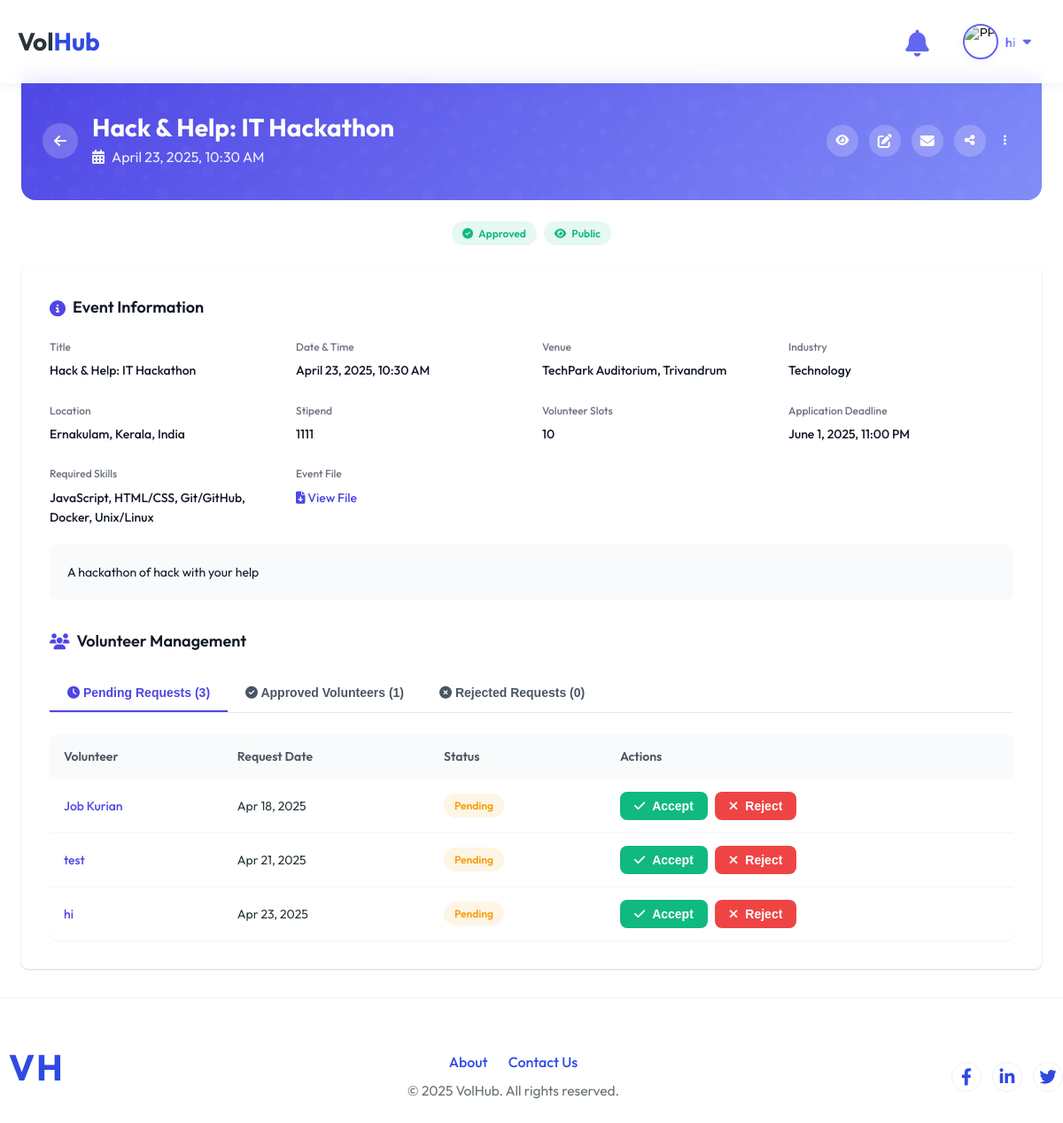
Page /User/event-action/1/ (signed in) on the committed database.
### User/models.py (models this page shows)
class tbl_event(models.Model):
    event_title=models.CharField(max_length=30)
    event_content=models.CharField(max_length=30)
    event_datetime=models.DateTimeField()
    event_file=models.FileField(upload_to="Assets/Files/User")
    event_created_at = models.DateTimeField(auto_now_add=True)
    event_venue=models.CharField(max_length=30)
    event_city=models.ForeignKey(tbl_city,on_delete=models.CASCADE)
    event_stipend=models.CharField(max_length=30)
    event_status=models.IntegerField(default=0)
    industry=models.ForeignKey(tbl_industry,on_delete=models.CASCADE)
    user=models.ForeignKey(tbl_user,on_delete=models.CASCADE)
    volunteer_slots=models.PositiveIntegerField(default=1)
    required_skills=models.ManyToManyField(tbl_skill)
    application_deadline=models.DateTimeField()
    visibility=models.IntegerField(default=1)

class tbl_industry(models.Model):
    industry_name = models.CharField(max_length=100, unique=True)

class tbl_skill(models.Model):
    industry = models.ForeignKey(tbl_industry, on_delete=models.CASCADE, related_name="skills")
    skill_name = models.CharField(max_length=100)

class tbl_request(models.Model):
    request_datetime = models.DateTimeField(auto_now_add=True)
    event = models.ForeignKey(tbl_event, on_delete=models.CASCADE, related_name='requests')
    user = models.ForeignKey(tbl_user, on_delete=models.CASCADE, related_name='volunteer_requests')
    request_status = models.IntegerField(default=0)

### Admin/models.py (models this page shows)
class tbl_city(models.Model):
    name = models.CharField(max_length=100)
    state = models.ForeignKey(tbl_state, on_delete=models.CASCADE)

class tbl_state(models.Model):
    name = models.CharField(max_length=100)
    country = models.ForeignKey(tbl_country, on_delete=models.CASCADE)

class tbl_country(models.Model):
    country_code=models.CharField(max_length=10)
    country_name=models.CharField(max_length=50)
    country_phone_code=models.IntegerField()

### Guest/models.py (models this page shows, shortened)
class tbl_user(models.Model):
    user_email = models.EmailField(max_length=50, unique=True)
    user_name = models.CharField(max_length=50, null=True, blank=True)
    user_username = models.CharField(max_length=50, null=True, blank=True)
    user_contact = models.CharField(max_length=10, null=True, blank=True)
    user_address = models.CharField(max_length=100, null=True, blank=True)
    user_password = models.CharField(max_length=128, null=True, blank=True)  # Store hashed password
    user_city = models.ForeignKey(tbl_city, on_delete=models.CASCADE, null=True)
    user_photo = models.FileField(upload_to="Assets/Files/User", null=True, blank=True)
    user_gender = models.CharField(max_length=100, null=True, blank=True)
    user_bio = models.TextField(null=True, blank=True)
    user_links = models.TextField(null=True, blank=True)  # Store as JSON (GitHub, LinkedIn, etc.)
    user_degree_type = models.CharField(max_length=50, null=True, blank=True)
    user_institution = models.CharField(max_length=100, null=True, blank=True)
    user_field_of_study = models.CharField(max_length=100, null=True, blank=True)
    user_graduation_month = models.IntegerField(null=True, blank=True)  # Store as month number (1-12)
    user_graduation_year = models.IntegerField(null=True, blank=True)  # Store as year (YYYY)
    user_emergency_name = models.CharField(max_length=100, null=True, blank=True)
    user_emergency_phone = models.CharField(max_length=15, null=True, blank=True)
    user_organization_name = models.CharField(max_length=100, null=True, blank=True)
    user_job_title = models.CharField(max_length=100, null=True, blank=True)
    user_industry = models.CharField(max_length=100, null=True, blank=True)
    user_location = models.CharField(max_length=100, null=True, blank=True)
    user_official_address = models.CharField(max_length=200, null=True, blank=True)
    user_official_contact_number = models.CharField(max_length=15, null=True, blank=True)
    is_basic_profile_complete = models.BooleanField(default=False)
    is_volunteer_profile_complete = models.BooleanField(default=False)
    is_organizer_profile_complete = models.BooleanField(default=False)
    user_past_volunteering = models.TextField(null=True, blank=True)
    user_type = models.CharField(max_length=10, choices=USER_TYPES, default='volunteer')
    user_visibility = models.BooleanField(default=False)  # If true, profile is public and visible to anyone

### User/views.py (the view, shortened to what this page needs)
# urls.py: path('event-action/<int:event_id>/', views.event_action, name='event_action'),
def event_action(request, event_id):
    if 'u_id' not in request.session:
        return redirect('Guest:login')
    user = tbl_user.objects.get(id=request.session['u_id'])
    event = tbl_event.objects.filter(id=event_id).first()
    if not event:
        messages.error(request, "Event not found or you don't have access.")
        return redirect('User:organizer_dashboard')
    requests = tbl_request.objects.filter(event=event).select_related('user')
    pending_count = requests.filter(request_status=0).count()
    approved_count = requests.filter(request_status=1).count()
    rejected_count = requests.filter(request_status=2).count()
    event_city = event.event_city if event and event.event_city_id else None
    event_state = event_city.state if event_city and event_city.state_id else None
    event_country = event_state.country if event_state and event_state.country_id else None
    return render(request, 'User/org_event_detail.html', {
        'event': event,
        'requests': requests,
        'event_city': event_city,
        'event_state': event_state,
        'event_country': event_country,
        'pending_count': pending_count,
        'approved_count': approved_count,
        'rejected_count': rejected_count,
    })

### User/templates/User/org_event_detail.html (shortened to what this page needs)
{% extends 'Guest/base.html' %}
{% block content %}
<div class="event-container">
    <div class="event-hero">
        <div class="event-hero-content">
            <div class="event-hero-title-group">
                <a href="{% url 'User:organizer_dashboard' %}" class="back-button tooltip">
                    <i class="fas fa-arrow-left"></i>
                </a>
                <div class="event-title-wrapper">
                    <h1 class="event-hero-title">{{ event.event_title }}</h1>
                    <div class="event-hero-meta">
                        <i class="fas fa-calendar-alt"></i>
                        <span>{{ event.event_datetime|date:'F j, Y, g:i A' }}</span>
                    </div>
                </div>
            </div>
            <div class="action-icons">
                <form method="post" class="tooltip">
                    <button type="submit" name="toggle_visibility" value="1" class="action-icon">
                        <i class="fas fa-eye{% if not event.visibility %}-slash{% endif %}"></i>
                    </button>
                </form>
                <a href="{% url 'User:edit_event' event.id %}" class="action-icon tooltip">
                    <i class="fas fa-edit"></i>
                </a>
                <a href="{% url 'User:converse' event.id %}" class="action-icon tooltip">
                    <i class="fas fa-envelope"></i>
                </a>
                <button id="share-link-btn" class="action-icon tooltip">
                    <i class="fas fa-share-alt"></i>
                </button>
                <div class="dropdown">
                    <button class="action-icon dropdown-toggle" id="eventActionsDropdown">
                        <i class="fas fa-ellipsis-v"></i>
                    </button>
                </div>
            </div>
        </div>
    </div>
    <div style="margin-top: 1.5rem; display: flex; gap: 0.5rem; justify-content: center;">
        <div class="event-status status-{% if event.event_status == 1 %}approved{% elif event.event_status == 2 %}rejected{% else %}pending{% endif %}">
            <i class="fas fa-{% if event.event_status == 1 %}check-circle{% elif event.event_status == 2 %}times-circle{% else %}clock{% endif %}"></i>
            <span>
                {% if event.event_status == 1 %}Approved{% elif event.event_status == 2 %}Rejected{% else %}Pending{% endif %}
            </span>
        </div>
        <div class="event-status {% if event.visibility %}status-approved{% else %}status-rejected{% endif %}">
            <i class="fas fa-eye{% if not event.visibility %}-slash{% endif %}"></i>
            <span>{% if event.visibility %}Public{% else %}Private{% endif %}</span>
        </div>
    </div>
    <div class="event-details-card">
        <div class="card-section">
            <h2 class="section-title">
                <i class="fas fa-info-circle"></i>
                <span>Event Information</span>
            </h2>
            <div class="details-grid">
                <div class="detail-item">
                    <div class="detail-label">Title</div>
                    <div class="detail-value">{{ event.event_title }}</div>
                </div>
                <div class="detail-item">
                    <div class="detail-label">Date & Time</div>
                    <div class="detail-value">{{ event.event_datetime|date:'F j, Y, g:i A' }}</div>
                </div>
                <div class="detail-item">
                    <div class="detail-label">Venue</div>
                    <div class="detail-value">{{ event.event_venue }}</div>
                </div>
                <div class="detail-item">
                    <div class="detail-label">Industry</div>
                    <div class="detail-value">{{ event.industry.industry_name }}</div>
                </div>
                <div class="detail-item">
                    <div class="detail-label">Location</div>
                <div class="detail-value">
                    {% if event_city and event_state and event_country %}
                        {{ event_city.name }}, {{ event_state.name }}, {{ event_country.country_name }}
                    {% else %}
                        N/A
                    {% endif %}
                </div>
                </div>
                <div class="detail-item">
                    <div class="detail-label">Stipend</div>
                    <div class="detail-value">{{ event.event_stipend|default:'N/A' }}</div>
                </div>
                <div class="detail-item">
                    <div class="detail-label">Volunteer Slots</div>
                    <div class="detail-value">{{ event.volunteer_slots }}</div>
                </div>
                <div class="detail-item">
                    <div class="detail-label">Application Deadline</div>
                    <div class="detail-value">{{ event.application_deadline|date:'F j, Y, g:i A' }}</div>
                </div>
                <div class="detail-item">
                    <div class="detail-label">Required Skills</div>
                    <div class="detail-value">{% for skill in event.required_skills.all %}{{ skill.skill_name }}{% if not forloop.last %}, {% endif %}{% empty %}N/A{% endfor %}</div>
                </div>
                <div class="detail-item">
                    <div class="detail-label">Event File</div>
                    <div class="detail-value">
                        {% if event.event_file %}
                        <a href="{{ event.event_file.url }}" target="_blank">
                            <i class="fas fa-file-download"></i> View File
                        </a>
                        {% else %}
                        N/A
                        {% endif %}
                    </div>
                </div>
            </div>
            <div class="event-description">
                {{ event.event_content|linebreaksbr }}
            </div>
        </div>
        <div class="card-section">
            <h2 class="section-title">
                <i class="fas fa-users"></i>
                <span>Volunteer Management</span>
            </h2>
            <div class="tabs">
                <div class="tabs-header">
                    <button class="tab-button active" data-tab="pending">
    <i class="fas fa-clock"></i> Pending Requests
    <span class="count">
        ({{ pending_count }})
    </span>
</button>
<button class="tab-button" data-tab="approved">
    <i class="fas fa-check-circle"></i> Approved Volunteers
    <span class="count">
        ({{ approved_count }})
    </span>
</button>
<button class="tab-button" data-tab="rejected">
    <i class="fas fa-times-circle"></i> Rejected Requests
    <span class="count">
        ({{ rejected_count }})
    </span>
</button>
                </div>
                <div class="tab-content active" id="pending-tab">
                    <div class="table-container">
                        <table class="data-table">
                            <thead>
                                <tr>
                                    <th>Volunteer</th>
                                    <th>Request Date</th>
                                    <th>Status</th>
                                    <th>Actions</th>
                                </tr>
                            </thead>
                            <tbody>
                                {% for req in requests %}
                                    {% if req.request_status == 0 %}
                                    <tr>
                                        <td>
                                            <a href="{% url 'User:applied_volunteer_profile' req.id %}" class="volunteer-name">
                                                {{ req.user.user_name }}
                                            </a>
                                        </td>
                                        <td>{{ req.request_datetime|date:'M d, Y' }}</td>
                                        <td>
                                            <span class="event-status status-pending">Pending</span>
                                        </td>
                                        <td>
                                            <div class="table-actions">
                                                <form method="post" style="display: inline;">
                                                    <button type="submit" class="action-btn table-btn btn-success">
                                                        <i class="fas fa-check"></i> Accept
                                                    </button>
                                                </form>
                                                <form method="post" style="display: inline;">
                                                    <button type="submit" class="action-btn table-btn btn-danger">
                                                        <i class="fas fa-times"></i> Reject
                                                    </button>
                                                </form>
                                            </div>
                                        </td>
                                    </tr>
                                    {% endif %}
                                {% endfor %}
                            </tbody>
                        </table>
                    </div>
                </div>
            </div>
        </div>
    </div>
</div>
{% endblock %}

### Guest/static/Guest/index.css (style rules this page uses)
:root { --primary-color: hsl(231, 77%, 54%); --secondary-color: hsl(232, 74%, 33%); --accent-color: #ffe66d; --accent-blue: #6c5ce7; --text-color: hsl(200, 19%, 19%); --text-light: hsl(200, 19%, 19%, 0.7); --bg-color: hsl(0, 0%, 100%); --bg-light: hsl(231, 100%, 96%); --bg-card: hsl(0, 0%, 100%); --border-color: hsl(231, 100%, 96%); --shadow-color: hsla(231, 77%, 54%, 0.08); --shadow-hover: hsla(231, 77%, 54%, 0.15); }
* { margin: 0; padding: 0; box-sizing: border-box; }
html, body { height: 100%; min-height: 100%; }
body { display: flex; flex-direction: column; min-height: 100vh; font-family: 'Outfit', sans-serif; font-size: 16px; line-height: 1.6; color: var(--text-color); background-color: var(--bg-color); overflow-x: hidden; transition: background-color 0.5s ease, color 0.5s ease; }
a { text-decoration: none; color: var(--primary-color); transition: all 0.3s ease; }

### Guest/templates/Guest/base.html (style rules this page uses)
.dropdown-toggle { background: none; border: none; cursor: pointer; display: flex; align-items: center; gap: 0.6em; padding: 7px 16px 7px 8px; border-radius: 2em; transition: background 0.18s, box-shadow 0.28s; box-shadow: 0 0 0 0 #6366f1; position: relative; overflow: hidden; }

### rows in the picture
tbl_event: event_title "Hack & Help: IT Hackathon", event_datetime "April 23, 2025, 10:30 AM", event_venue "TechPark Auditorium, Trivandrum", industry.industry_name "Technology", event_stipend "1111", volunteer_slots "10", application_deadline "June 1, 2025, 11:00 PM", event_content "A hackathon of hack with your help"
tbl_city: name "Ernakulam"
tbl_state: name "Kerala"
tbl_country: country_name "India"
tbl_skill: skill_name "JavaScript"
tbl_skill: skill_name "HTML/CSS"
tbl_skill: skill_name "Git/GitHub"
tbl_skill: skill_name "Docker"
tbl_skill: skill_name "Unix/Linux"
tbl_request: user.user_name "Job Kurian", request_datetime "Apr 18, 2025"
tbl_request: user.user_name "test", request_datetime "Apr 21, 2025"
tbl_request: user.user_name "hi", request_datetime "Apr 23, 2025"

### other values in the picture
{{ request.session.name|default:request.session.username }} "hi"
{{ pending_count }} "3"
{{ approved_count }} "1"
{{ rejected_count }} "0"
